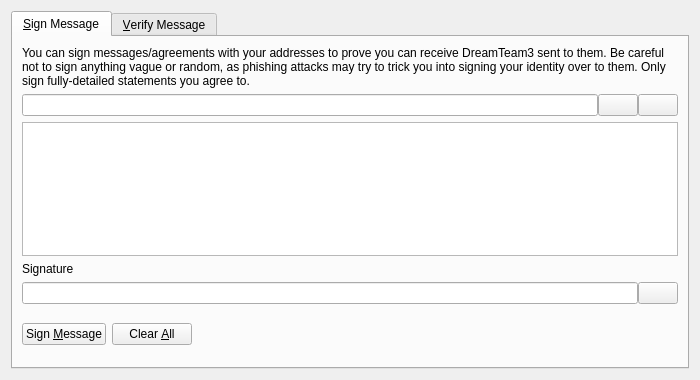
<?xml version="1.0" encoding="UTF-8"?>
<ui version="4.0">
 <class>SignVerifyMessageDialog</class>
 <widget class="QDialog" name="SignVerifyMessageDialog">
  <property name="geometry">
   <rect>
    <x>0</x>
    <y>0</y>
    <width>700</width>
    <height>380</height>
   </rect>
  </property>
  <property name="windowTitle">
   <string>Signatures - Sign / Verify a Message</string>
  </property>
  <property name="modal">
   <bool>true</bool>
  </property>
  <layout class="QVBoxLayout" name="verticalLayout">
   <item>
    <widget class="QTabWidget" name="tabWidget">
     <property name="currentIndex">
      <number>0</number>
     </property>
     <widget class="QWidget" name="tabSignMessage">
      <attribute name="title">
       <string>&amp;Sign Message</string>
      </attribute>
      <layout class="QVBoxLayout" name="verticalLayout_SM">
       <item>
        <widget class="QLabel" name="infoLabel_SM">
         <property name="text">
          <string>You can sign messages/agreements with your addresses to prove you can receive DreamTeam3 sent to them. Be careful not to sign anything vague or random, as phishing attacks may try to trick you into signing your identity over to them. Only sign fully-detailed statements you agree to.</string>
         </property>
         <property name="textFormat">
          <enum>Qt::PlainText</enum>
         </property>
         <property name="wordWrap">
          <bool>true</bool>
         </property>
        </widget>
       </item>
       <item>
        <layout class="QHBoxLayout" name="horizontalLayout_1_SM">
         <property name="spacing">
          <number>0</number>
         </property>
         <item>
          <widget class="QValidatedLineEdit" name="addressIn_SM">
           <property name="toolTip">
            <string>The DreamTeam3 address to sign the message with</string>
           </property>
          </widget>
         </item>
         <item>
          <widget class="QPushButton" name="addressBookButton_SM">
           <property name="toolTip">
            <string>Choose previously used address</string>
           </property>
           <property name="text">
            <string/>
           </property>
           <property name="shortcut">
            <string>Alt+A</string>
           </property>
           <property name="autoDefault">
            <bool>false</bool>
           </property>
          </widget>
         </item>
         <item>
          <widget class="QPushButton" name="pasteButton_SM">
           <property name="toolTip">
            <string>Paste address from clipboard</string>
           </property>
           <property name="text">
            <string/>
           </property>
           <property name="shortcut">
            <string>Alt+P</string>
           </property>
           <property name="autoDefault">
            <bool>false</bool>
           </property>
          </widget>
         </item>
        </layout>
       </item>
       <item>
        <widget class="QPlainTextEdit" name="messageIn_SM">
         <property name="toolTip">
          <string>Enter the message you want to sign here</string>
         </property>
        </widget>
       </item>
       <item>
        <widget class="QLabel" name="signatureLabel_SM">
         <property name="text">
          <string>Signature</string>
         </property>
         <property name="textFormat">
          <enum>Qt::PlainText</enum>
         </property>
        </widget>
       </item>
       <item>
        <layout class="QHBoxLayout" name="horizontalLayout_2_SM">
         <property name="spacing">
          <number>0</number>
         </property>
         <item>
          <widget class="QLineEdit" name="signatureOut_SM">
           <property name="font">
            <font>
             <italic>true</italic>
            </font>
           </property>
           <property name="readOnly">
            <bool>true</bool>
           </property>
          </widget>
         </item>
         <item>
          <widget class="QPushButton" name="copySignatureButton_SM">
           <property name="toolTip">
            <string>Copy the current signature to the system clipboard</string>
           </property>
           <property name="text">
            <string/>
           </property>
           <property name="autoDefault">
            <bool>false</bool>
           </property>
          </widget>
         </item>
        </layout>
       </item>
       <item>
        <layout class="QHBoxLayout" name="horizontalLayout_3_SM">
         <item>
          <widget class="QPushButton" name="signMessageButton_SM">
           <property name="toolTip">
            <string>Sign the message to prove you own this DreamTeam3 address</string>
           </property>
           <property name="text">
            <string>Sign &amp;Message</string>
           </property>
           <property name="autoDefault">
            <bool>false</bool>
           </property>
          </widget>
         </item>
         <item>
          <widget class="QPushButton" name="clearButton_SM">
           <property name="toolTip">
            <string>Reset all sign message fields</string>
           </property>
           <property name="text">
            <string>Clear &amp;All</string>
           </property>
           <property name="autoDefault">
            <bool>false</bool>
           </property>
          </widget>
         </item>
         <item>
          <spacer name="horizontalSpacer_1_SM">
           <property name="orientation">
            <enum>Qt::Horizontal</enum>
           </property>
           <property name="sizeHint" stdset="0">
            <size>
             <width>40</width>
             <height>48</height>
            </size>
           </property>
          </spacer>
         </item>
         <item>
          <widget class="QLabel" name="statusLabel_SM">
           <property name="font">
            <font>
             <weight>75</weight>
             <bold>true</bold>
            </font>
           </property>
           <property name="text">
            <string/>
           </property>
           <property name="wordWrap">
            <bool>true</bool>
           </property>
          </widget>
         </item>
         <item>
          <spacer name="horizontalSpacer_2_SM">
           <property name="orientation">
            <enum>Qt::Horizontal</enum>
           </property>
           <property name="sizeHint" stdset="0">
            <size>
             <width>40</width>
             <height>48</height>
            </size>
           </property>
          </spacer>
         </item>
        </layout>
       </item>
      </layout>
     </widget>
     <widget class="QWidget" name="tabVerifyMessage">
      <attribute name="title">
       <string>&amp;Verify Message</string>
      </attribute>
      <layout class="QVBoxLayout" name="verticalLayout_VM">
       <item>
        <widget class="QLabel" name="infoLabel_VM">
         <property name="text">
          <string>Enter the receiver's address, message (ensure you copy line breaks, spaces, tabs, etc. exactly) and signature below to verify the message. Be careful not to read more into the signature than what is in the signed message itself, to avoid being tricked by a man-in-the-middle attack. Note that this only proves the signing party receives with the address, it cannot prove sendership of any transaction!</string>
         </property>
         <property name="textFormat">
          <enum>Qt::PlainText</enum>
         </property>
         <property name="alignment">
          <set>Qt::AlignLeading|Qt::AlignLeft|Qt::AlignTop</set>
         </property>
         <property name="wordWrap">
          <bool>true</bool>
         </property>
        </widget>
       </item>
       <item>
        <layout class="QHBoxLayout" name="horizontalLayout_1_VM">
         <property name="spacing">
          <number>0</number>
         </property>
         <item>
          <widget class="QValidatedLineEdit" name="addressIn_VM">
           <property name="toolTip">
            <string>The DreamTeam3 address the message was signed with</string>
           </property>
          </widget>
         </item>
         <item>
          <widget class="QPushButton" name="addressBookButton_VM">
           <property name="toolTip">
            <string>Choose previously used address</string>
           </property>
           <property name="text">
            <string/>
           </property>
           <property name="shortcut">
            <string>Alt+A</string>
           </property>
           <property name="autoDefault">
            <bool>false</bool>
           </property>
          </widget>
         </item>
        </layout>
       </item>
       <item>
        <widget class="QPlainTextEdit" name="messageIn_VM"/>
       </item>
       <item>
        <widget class="QValidatedLineEdit" name="signatureIn_VM"/>
       </item>
       <item>
        <layout class="QHBoxLayout" name="horizontalLayout_2_VM">
         <item>
          <widget class="QPushButton" name="verifyMessageButton_VM">
           <property name="toolTip">
            <string>Verify the message to ensure it was signed with the specified DreamTeam3 address</string>
           </property>
           <property name="text">
            <string>Verify &amp;Message</string>
           </property>
           <property name="autoDefault">
            <bool>false</bool>
           </property>
          </widget>
         </item>
         <item>
          <widget class="QPushButton" name="clearButton_VM">
           <property name="toolTip">
            <string>Reset all verify message fields</string>
           </property>
           <property name="text">
            <string>Clear &amp;All</string>
           </property>
           <property name="autoDefault">
            <bool>false</bool>
           </property>
          </widget>
         </item>
         <item>
          <spacer name="horizontalSpacer_1_VM">
           <property name="orientation">
            <enum>Qt::Horizontal</enum>
           </property>
           <property name="sizeHint" stdset="0">
            <size>
             <width>40</width>
             <height>48</height>
            </size>
           </property>
          </spacer>
         </item>
         <item>
          <widget class="QLabel" name="statusLabel_VM">
           <property name="font">
            <font>
             <weight>75</weight>
             <bold>true</bold>
            </font>
           </property>
           <property name="text">
            <string/>
           </property>
           <property name="wordWrap">
            <bool>true</bool>
           </property>
          </widget>
         </item>
         <item>
          <spacer name="horizontalSpacer_2_VM">
           <property name="orientation">
            <enum>Qt::Horizontal</enum>
           </property>
           <property name="sizeHint" stdset="0">
            <size>
             <width>40</width>
             <height>48</height>
            </size>
           </property>
          </spacer>
         </item>
        </layout>
       </item>
      </layout>
     </widget>
    </widget>
   </item>
  </layout>
 </widget>
 <customwidgets>
  <customwidget>
   <class>QValidatedLineEdit</class>
   <extends>QLineEdit</extends>
   <header>qvalidatedlineedit.h</header>
  </customwidget>
 </customwidgets>
 <resources>
  <include location="../dreamteam3.qrc"/>
 </resources>
 <connections/>
</ui>
